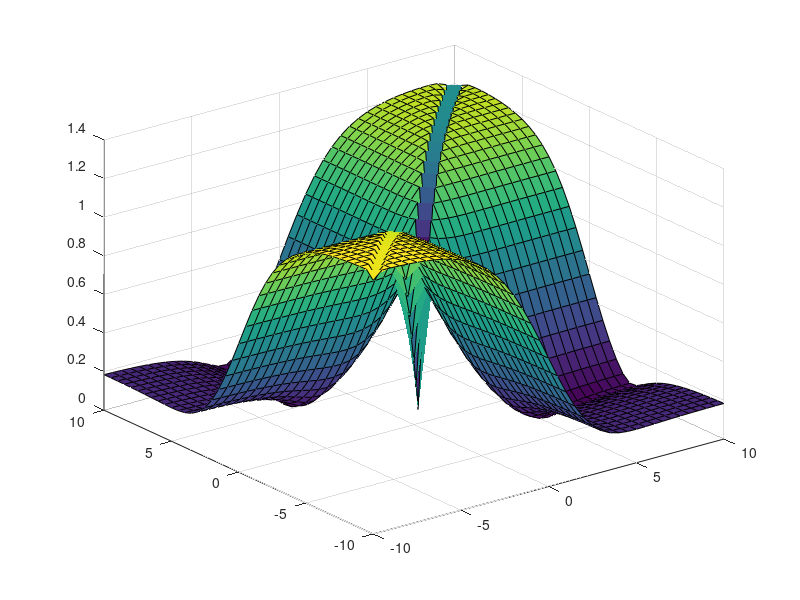

Source code (MATLAB):

x = [-10:0.5:10];
%x = 1
cycs = 200;

I = 0;
li = -2.5;
se = 2.5;
ve = 1;

W = [
    se li ve 0;
    li se 0 ve;
    ve 0 se li;
    0 ve li se;
    ];
b = [I I I I];
tau = 0.1;
instruction = 10;

z = zeros(size(x, 2));

for i = 1:size(x, 2)
    for j = 1:size(x, 2)
        i1 = x(i);
        i2 = x(j);
        
        %a = [a1 a2];
        a = [0 0 0 0];
        net = [0 0 0 0];
        avg = [0 0 0 0];
        act = zeros(cycs+1, 4);
        act(1,:) = a;
        for cyc = 1:cycs
            if cyc < instruction
                net = [i1 i2 i1 i2];
            else
                net = a * W + b;
            end
            avg = (1 - tau) * avg + tau * net;
            a = 1 ./ (1 + exp(-avg));
            act(cyc+1,:) = a;
        end
        z(i, j) = norm(act(end,:) - act(instruction,:));
        
        if size(x, 2) == 1
            figure;
            plot(act);
            ylim([0 1]);
        end
    end
end

if size(x, 2) > 1
    figure;
    surf(x, x, z);
end
